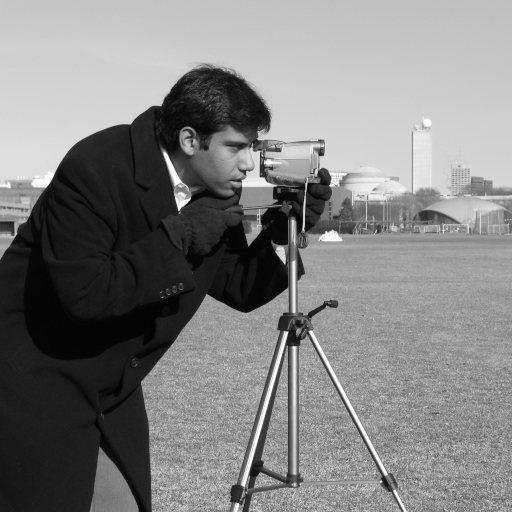
#> input picture skimage.data.camera(), 512 x 512 px
$ jupyter execute --allow-errors l05-1_canny_recap.ipynb
#> lines starting #> are read from the running program, lines starting #| are printed output that depends on the picture; after the words box and inside, x2 and y2 are one past the last pixel; in counts of white or black regions, pixels touching at a corner belong together
<br><br><br>
<p style="color: #789D4A;font-family: courier;font-size: 160%;text-align:center;">Optimization and Image Processing (E26)</p>

<p style="color: #789D4A;font-family: courier;font-size: 120%;text-align:center;">Dr Till Leissner, Associate Professor</p>
<p style="color: #789D4A;font-family: courier;font-size: 120%;text-align:center;">Mads Clausen Institute, University of Southern Denmark</p>

[cell 1]
import numpy as np
from scipy import ndimage as ndi

try:
    import oip
except Exception:
    oip = None

## Canny edge detection

Canny combines Gaussian smoothing, gradient calculation, non-maximum suppression and hysteresis.

[cell 2]
from skimage import data
from skimage.feature import canny
from skimage.util import img_as_float

image = img_as_float(data.camera())
oip.show_image(image, "Canny input", vmin=0, vmax=1);
#> (this line was passed over: oip is not available in this run)

#> (a cell that did not finish here is left out)

[cell 4]
### Loading your own image

from skimage import color, io, util

own_image = io.imread("alsik-normal.jpg")
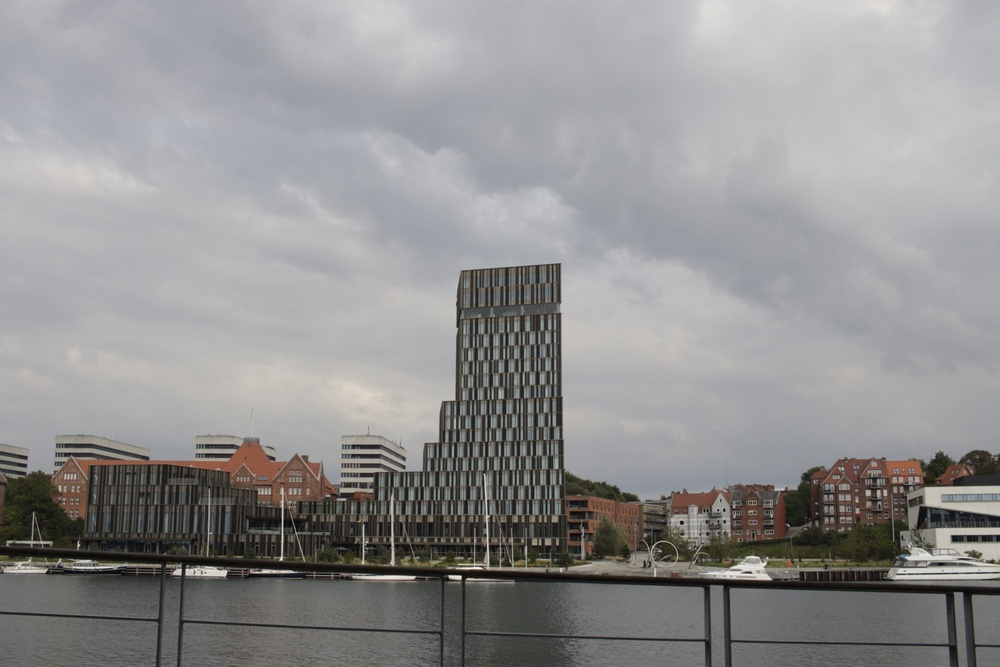
#> input picture notebooks/week-05/alsik-normal.jpg, 1000 x 667 px, shrunk from 1800 x 1200 before the run
#> own_image is the input picture: shape (667, 1000, 3); mean R, G, B 145.9, 145.2, 145.4
print(type(own_image))
#| <class 'numpy.ndarray'>
print(own_image.dtype,own_image.shape)
#| uint8 (667, 1000, 3)

own_image_float = util.img_as_float(own_image).astype('float', copy=False)
own_image_float = color.rgb2gray(own_image_float)
#> own_image_float: shape (667, 1000) float64
print(own_image_float.dtype,own_image_float.shape)
#| float64 (667, 1000)

own_image_8bit = util.img_as_uint(own_image)
own_image_8bit = color.rgb2gray(own_image_8bit)
#> own_image_8bit: shape (667, 1000) float64
print(own_image_8bit.dtype,own_image_8bit.shape)
#| float64 (667, 1000)

## Activity — Pair prediction (2 min)

Without running code, discuss what you expect when

- the Gaussian smoothing scale $\sigma$ is increased, and
- the high hysteresis threshold is increased.

**Which change is more likely to remove fine but real edges?**

Compare your prediction with a partner. Then run the next cell, changing one
parameter at a time. Be prepared to explain one result that did not match your
prediction.

[cell 5]
# Lecture fill-in (about 1 min): create the comparison with stronger smoothing.
# Keep the thresholds fixed so that only sigma changes.

sigma = 1.5
low = 0.10
high = 0.20

edges = canny(image, sigma=sigma, low_threshold=low, high_threshold=high)
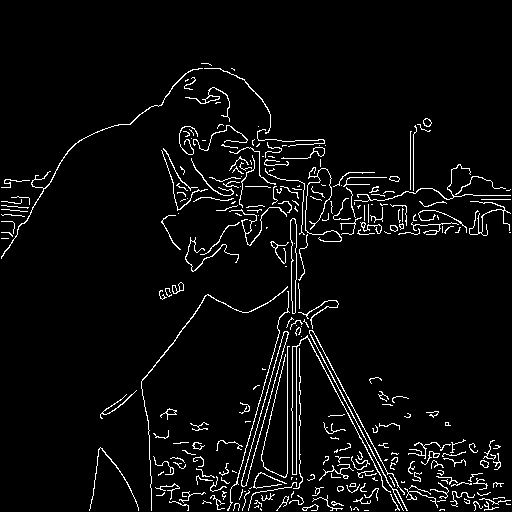
#> edges: shape (512, 512) bool; 4.5% white in thin lines or dots, all inside (x1, y1, x2, y2) = (1, 63, 511, 511)

smoother_edges = canny(image, sigma=3, low_threshold=low, high_threshold=high)
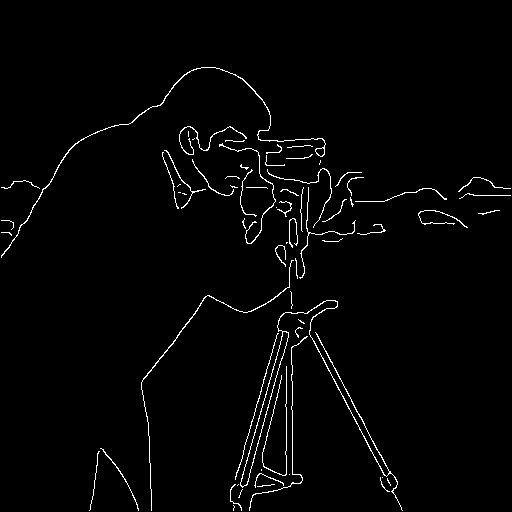
#> smoother_edges: shape (512, 512) bool; 2% white in thin lines or dots, all inside (x1, y1, x2, y2) = (1, 67, 511, 511)

oip.show_images(image, edges, smoother_edges,
            titles=["Input", "Sigma = 1.5", "Sigma = 3"], vmin=0, vmax=1);
#> (this line was passed over: oip is not available in this run)
#> the sliders are set to sigma = 1.5, low = 0.1, high = 0.2

### Interactive demo — tune Canny parameters live

Now use the sliders to test the predictions. Change **one parameter at a time**
and discuss what changes in the edge map before moving to the next parameter.

[cell 6]
import matplotlib.pyplot as plt
from ipywidgets import FloatSlider, interact

def canny_demo(sigma=1.5, low=0.10, high=0.20):
#> called with sigma = 1.5, low = 0.1, high = 0.2
    if low >= high:
        print("Choose low < high.")
        return

    demo_edges = canny(
        image,
        sigma=sigma,
        low_threshold=low,
        high_threshold=high,
    )

    fig, axes = plt.subplots(1, 2, figsize=(10, 4))
    axes[0].imshow(image, cmap="gray")
    axes[0].set_title("Input")
    axes[1].imshow(demo_edges, cmap="gray")
    axes[1].set_title(
        f"Canny: sigma={sigma:.1f}, low={low:.2f}, high={high:.2f}"
    )
    for ax in axes:
        ax.axis("off")
    plt.tight_layout()
    plt.show()
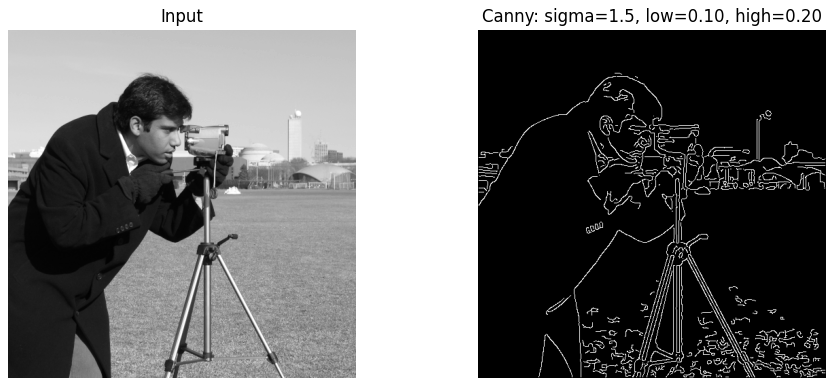
#> figure drawn by matplotlib, 2 panels

interact(
    canny_demo,
    sigma=FloatSlider(
        value=1.5, min=0.5, max=4.0, step=0.5,
        description="sigma",
    ),
    low=FloatSlider(
        value=0.10, min=0.02, max=0.30, step=0.02,
        description="low",
    ),
    high=FloatSlider(
        value=0.20, min=0.05, max=0.50, step=0.05,
        description="high",
    ),
);

More smoothing suppresses noise and small details, and can remove weak edges. Hysteresis retains weak candidate pixels only if connected through other candidates to a strong seed. Non-maximum suppression first makes candidate edges thin.

### Illustration of hysteresis

Values below represent gradient magnitudes **after** non-maximum suppression, not image intensities. Predict which weak segment survives. `binary_propagation` illustrates the connectivity stage alone.

[cell 7]
strength = np.zeros((9, 15))
strength[2, 2:8] = 0.15
strength[2, 2] = 0.60  # strong seed attached to weak pixels
strength[6, 2:8] = 0.15  # equally weak, but disconnected

weak_or_strong = strength >= low
strong = strength >= high
linked = ndi.binary_propagation(strong, structure=np.ones((3, 3)), mask=weak_or_strong)
oip.show_images(strength, weak_or_strong, linked,
            titles=["Suppressed gradient", "Above low threshold", "Hysteresis result"],
            vmin=0, vmax=1);
#> (this line was passed over: oip is not available in this run)
